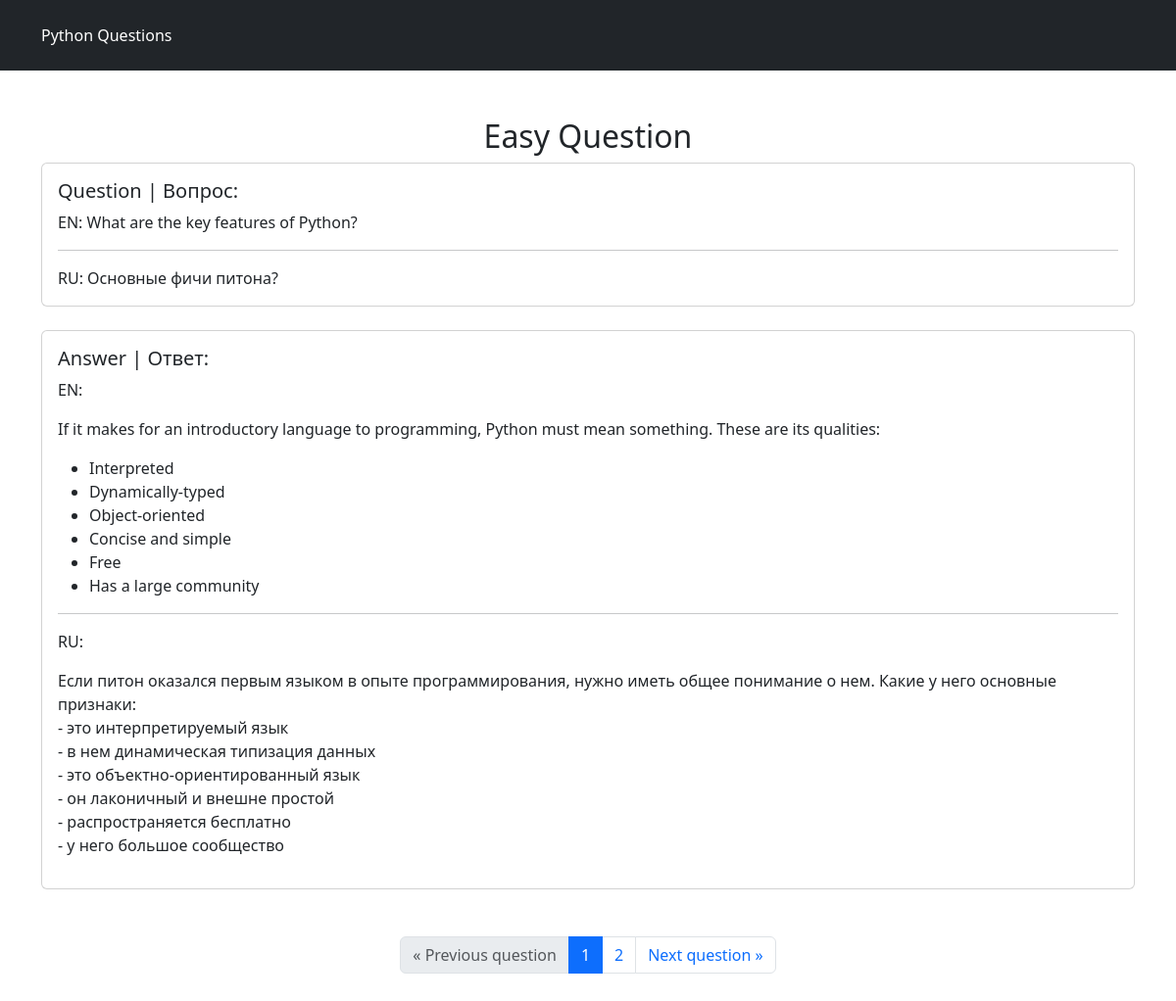
The app's page /easy/ with its own data.
### questions/models.py (models this page shows, shortened)
class Question(models.Model):
    question_text_en = models.CharField(max_length=250)
    question_text_ru = models.CharField(max_length=250)
    answer_text_en = RichTextField()
    answer_text_ru = RichTextField()
    DIFFICULTY_CHOICES = [
        ('Easy', 'Easy'),
        ('Medium', 'Medium'),
        ('Hard', 'Hard'),
    ]
    difficulty = models.CharField(max_length=10, choices=DIFFICULTY_CHOICES, default='Easy')
    class Meta:
        verbose_name = 'Question'

### questions/views.py (the view)
# urls.py: path('easy/', views.easy_page, name='easy_page'),
def easy_page(request):
    easy_question_count = Question.objects.filter(difficulty='Easy')
    count = 1
    paginator = Paginator(easy_question_count, count)
    page = request.GET.get('page')
    page_obj = paginator.get_page(page)
    context = {
        'easy_question_count': easy_question_count,
        'page_obj': page_obj,
    }
    return render(request, 'easy.html', context=context)

### templates/easy.html
{% extends 'base.html' %}
{% block content %}
<div class="container py-5">
    <h2 class="text-center">Easy Question</h2>
    {% if page_obj %}
        {% for obj in  page_obj %}
            <div class="card">
                <div class="card-body">
                    <h5 class="card-title">Question | Вопрос:</h5>
                    <p class="card-text">EN: {{ obj.question_text_en }}</p>
                    <hr>
                    <p class="card-text">RU: {{ obj.question_text_ru }}</p>
                </div>
            </div>
            <div class="card mt-4">
                <div class="card-body">
                    <h5 class="card-title">Answer | Ответ:</h5>
                    <p class="card-text">EN: {{ obj.answer_text_en|safe  }}</p>
                    <hr>
                    <p class="card-text">RU: {{ obj.answer_text_ru|safe  }}</p>
                </div>
            </div>
        {% endfor %}
    {% else %}
        <h3 class="my-4 text-center">There are no questions at this moment..</h3>
    {% endif %}
    <br>
    <br>
    {% include 'pagination.html' %}
</div>
{% endblock %}

### templates/base.html (shortened to what this page needs)
{% load static %}
<!DOCTYPE html>
<html lang="en">
<head>
    <link href="{% static '/bootstrap.min.css' %}" rel="stylesheet">
</head>
<body>
    <header class="bg-dark py-4">
        <div class="container">
            <a class="navbar-brand text-white" href="{% url 'index' %}">Python Questions</a>
        </div>
    </header>
    {% block content %}
    {% endblock %}
</body>
</html>

### templates/pagination.html (shortened to what this page needs)
<nav class="pagination justify-content-center">
  {% if page_obj.has_previous %}
  <li class="page-item">
    <a href="?page={{ page_obj.previous_page_number }}" class="page-link" aria-label="Previous">
      <span aria-hidden="true">&laquo;</span>
      <span class="sr-only">Previous question</span>
    </a>
  </li>
  {% else %}
  <li class="page-item disabled">
    <span class="page-link" aria-label="Previous">
      <span aria-hidden="true">&laquo;</span>
      <span class="sr-only">Previous question</span>
    </span>
  </li>
  {% endif %}
  {% for num in page_obj.paginator.page_range %}
  {% if page_obj.number == num %}
  <li class="page-item active"><span class="page-link">{{ num }}</span></li>
  {% elif num > page_obj.number|add:'-3' and num < page_obj.number|add:'3' %}
  <li class="page-item"><a href="?page={{ num }}" class="page-link">{{ num }}</a></li>
  {% endif %}
  {% endfor %}
  {% if page_obj.has_next %}
  <li class="page-item">
    <a href="?page={{ page_obj.next_page_number }}" class="page-link" aria-label="Next">
            <span class="sr-only">Next question</span>
        <span aria-hidden="true">&raquo;</span>
    </a>
  </li>
  {% endif %}
</nav>

### records on screen
Question: question_text_en "What are the key features of Python?", question_text_ru "Основные фичи питона?", answer_text_en "If it makes for an introductory language to programming, Python must mean something. These are its qualities: Interpreted Dynamically-typed Object-oriented Concise and simple Free Has a large community", answer_text_ru "Если питон оказался первым языком в опыте программирования, нужно иметь общее понимание о нем. Какие у него основные признаки: - это интерпретируемый язык - в нем динамическая типизация данных - это объектно-ориентированный язык - он лаконичный и внешне простой - распространяется бесплатно - у него большое сообщество"

### other values on screen
{{ num }} "1"
{{ num }} "2"
